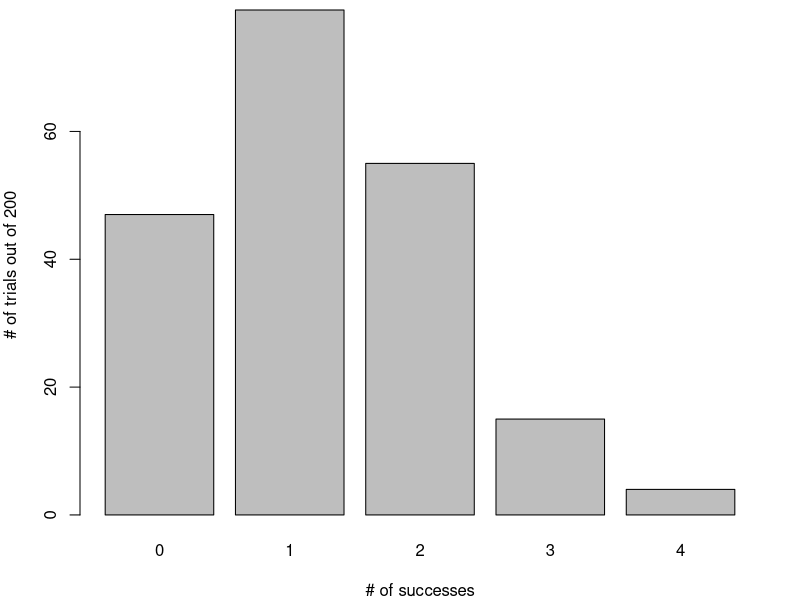
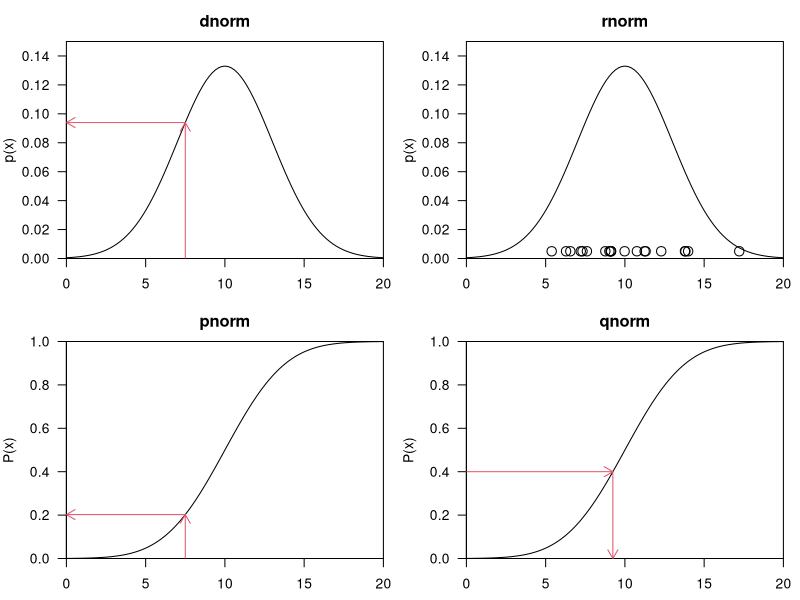
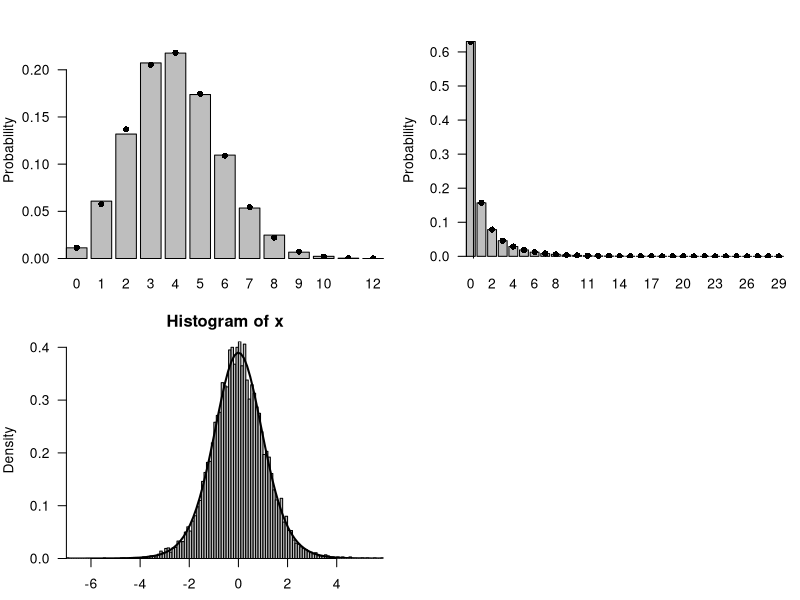

These charts were generated, in order, by the following R code:
## ---- chunk 1
library(knitr)
opts_chunk$set(tidy.opts=list(width.cutoff=5), tidy = TRUE)
## ---- chunk 2
rbinom(10,size=8,prob=0.5)
rbinom(3,size=8,prob=c(0.2,0.4,0.6))
## ---- chunk 3
par(mar = c(4.0,4.0,0.5,2))
plot(factor(rbinom(200,size=12,prob=0.1)),xlab="# of successes",
     ylab="# of trials out of 200")
## ---- chunk 4
par(mfrow = c(2,2), mar = c(2.5,4,2.5,1), mgp = c(3,1,0), las = 1, xaxs = "i", yaxs = "i")
mu = 10
sd = 3
x = 7.5
P = 0.4
# dnorm
curve(dnorm(x,mu,sd),0,20, ylab = "p(x)", main = "dnorm", ylim = c(0,0.15))
arrows(x,0,x,dnorm(x,mu,sd), length = 0.1, col = 2)
arrows(x,dnorm(x,mu,sd), 0, dnorm(x,mu,sd), length = 0.1, col = 2)

# rnorm
curve(dnorm(x,mu,sd),0,20, ylab = "p(x)", main = "rnorm", ylim = c(0,0.15))
set.seed(0)
sample = rnorm(20, mu, sd)
points(sample, rep(0.005, 20), cex = 1.5)

# pnorm
curve(pnorm(x,mu,sd),0,20, ylab = "P(x)", main = "pnorm", ylim = c(0,1))
arrows(x,0,x,pnorm(x,mu,sd), length = 0.1, col = 2)
arrows(x,pnorm(x,mu,sd), 0, pnorm(x,mu,sd), length = 0.1, col = 2)

# qnorm
curve(pnorm(x,mu,sd),0,20, ylab = "P(x)", main = "qnorm", ylim = c(0,1))
arrows(0,P, qnorm(P,mu,sd),P, length = 0.1, col = 2)
arrows(qnorm(P,mu,sd),P, qnorm(P,mu,sd), 0, length = 0.1, col = 2)
## ---- chunk 5
dbinom(3:5,size=10,prob=0.2)
## ---- chunk 6
pbinom(4,size=10,prob=0.2,lower.tail=FALSE)
## ---- chunk 7
set.seed(1001)
N=20; p=0.2
x = rbinom(10000,prob=p,size=N)
c(mean(x),var(x))
## ---- chunk 8
var_dist = replicate(1000,var(rbinom(10000,prob=p,size=N)))
## ---- chunk 9
summary(var_dist)
quantile(var_dist,c(0.025,0.975))
## ---- chunk 10
x = rbinom(10000,prob=p,size=N)
tx = table(factor(x,levels=0:12))/10000
b1 = barplot(tx,ylim=c(0,0.23),ylab="Probability")
points(b1,dbinom(0:12,prob=p,size=N),pch=16)
## ---- chunk 11
x = rbinom(10000,prob=p,size=N)
## ---- chunk 12
tx = table(factor(x,levels=0:12))/10000
## ---- chunk 13
dat = c(5,6,5,7,5,8); dat
tabdat=table(dat); tabdat
## ---- chunk 14
prob=tabdat/length(dat); prob
## ---- chunk 15
vals = as.numeric(names(prob))
sum(prob*vals)
## ---- chunk 16
rep(c(1,2,3),c(2,1,5))
## ---- chunk 17
rep(vals,tabdat)
## ---- chunk 18
my_dnbinom = function(x,mean,var,...) {
  mu = mean
  k = mean/(var/mean-1)
  dnbinom(x,mu=mu,size=k,...)
}

my_rnbinom = function(n,mean,var,...) {
  mu = mean
  k = mean/(var/mean-1)
  rnbinom(n,mu=mu,size=k,...)
}
## ---- chunk 19
x = my_rnbinom(100000,mean=1,var=4)
mean(x)
var(x)
## ---- chunk 20
tx = table(factor(x,levels=0:max(x)))/100000
b1 = barplot(tx,ylab="Probability")
points(b1,my_dnbinom(0:max(x),mean=1,var=4),pch=16)
abline(v=1)
## ---- chunk 21
dzinbinom = function(x,mu,size,zprob) {
  ifelse(x==0,
         zprob+(1-zprob)*dnbinom(0,mu=mu,size=size),
         (1-zprob)*dnbinom(x,mu=mu,size=size))
}
## ---- chunk 22
rzinbinom = function(n,mu,size,zprob) {
  ifelse(runif(n)<zprob,
         0,
         rnbinom(n,mu=mu,size=size))
}
## ---- chunk 23
rbinom(8,size=10,prob=0.8)
## ---- chunk 24
clutch_size = c(10,9,9,12,10,10,8,11)
rbinom(8,size=clutch_size,prob=0.8)
## ---- chunk 25
clutch_size = rpois(8,lambda=10)
rbinom(8,size=clutch_size,prob=0.8)
## ---- chunk 26
var_vals=1/rgamma(10000,shape=5,scale=1/5)
## ---- chunk 27
sd_vals = sqrt(var_vals)
## ---- chunk 28
x = rnorm(10000,mean=0,sd=sd_vals)
## ---- chunk 29
hist(x,prob=TRUE,breaks=100,col="gray")
curve(dt(x,df=11),add=TRUE,lwd=2)
